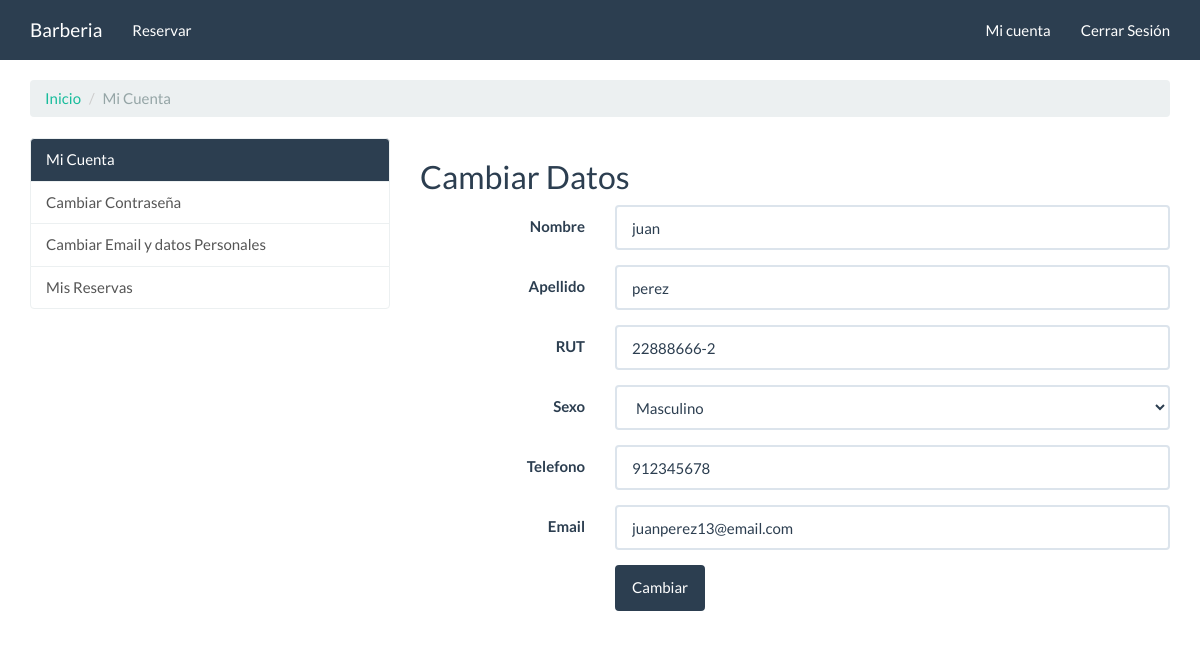
Page /cuenta/cambiar-datos/ (signed in) on the committed database.
### apps/cuentas/models.py (models this page shows, shortened)
class Usuario(AbstractBaseUser, PermissionsMixin):
    username = models.CharField(
        'Usuario', max_length=30, unique=True, validators=[
            validators.RegexValidator(
                re.compile('^[\w.@+-]+$'),
                'Ingrese un nombre de usuario valido. '
                'Este valor debe contener solo letras, números '
                'y los caracteres: @/./+/-/_.'
                ,  'invalid'
            )
        ], help_text='Un nombre corto que será usado'+
                    ' para identificarlo de forma única en la plataforma.'
    )
    first_name = models.CharField('Nombre', max_length=150)
    last_name = models.CharField('Apellido', max_length=150)
    email = models.EmailField('Email', unique=True)
    is_staff = models.BooleanField('Equipo', default=False)
    is_active = models.BooleanField('Activo', default=True)
    date_joined = models.DateTimeField('Fecha de Ingreso', auto_now_add=True)
    SEXO = (
        ("MAS", "Masculino"),
        ("FEM", "Femenino")
    )
    sexo = models.CharField(max_length=9, choices=SEXO,)
    phone_regex = RegexValidator(
        regex=r'^\+?1?\d{9,15}$',
        message="El número debe estar en este formato: 933789228.")
    telefono = models.CharField(verbose_name="Telefono",
                                validators=[phone_regex],
                                max_length=9, null=False, help_text='El número debe estar en este formato: 933789228')
    rut = models.CharField(verbose_name="RUT", max_length=10, validators=[validarRut], unique=True, help_text='Ingrese un rut valido. Ej: 22755865-K')
    USERNAME_FIELD = 'username'
    REQUIRED_FIELDS = ['first_name', 'last_name', 'email', 'sexo', 'telefono', 'rut']
    objects = UserManager()
    class Meta:
        verbose_name = 'Usuario'
        verbose_name_plural = 'Usuarios'

### apps/cuentas/views.py (the view)
class UpdateUserView(LoginRequiredMixin, UpdateView):
    model = Usuario
    login_url = reverse_lazy('cuentas:login')
    template_name = 'cuentas/update_user.html'
    fields = ['first_name', 'last_name', 'rut', 'sexo', 'telefono', 'email']
    success_url = reverse_lazy('cuentas:index')
    def get_object(self):
        return self.request.user

### templates/cuentas/update_user.html (shortened to what this page needs)
{%extends 'cuentas/index.html'%}
{% load widget_tweaks %}
{% block cuentas_container %}
        <h2>Cambiar Datos</h2>
    <form class="form-horizontal" action="" method="post">
        <fieldset>
            {% for field in form %}
            <div class="form-group{% if field.errors %} has-error{% endif %}">
              <label for="{{ field.auto_id }}" class="col-md-3 control-label">{{ field.label }}</label>
              <div class="col-md-9">
                {% render_field field class='form-control' %}
              </div>
            </div>
            {% endfor %}
            <div class="form-group">
              <div class="col-md-9 col-md-offset-3">
                <button type="submit" class="btn btn-primary">Cambiar</button>
              </div>
            </div>
        </fieldset>
    </form>
{% endblock  %}

### static/assets/extra.css (style rules this page uses)
body { min-height: 100vh; display: flex; flex-direction: column; }

### rows in the picture
Usuario: first_name "juan" "perez" "22888666-2" "Masculino" "912345678" "juanperez13@email.com"

### other values in the picture
{{ field.label }} "Nombre" "Apellido" "RUT" "Sexo" "Telefono" "Email"
